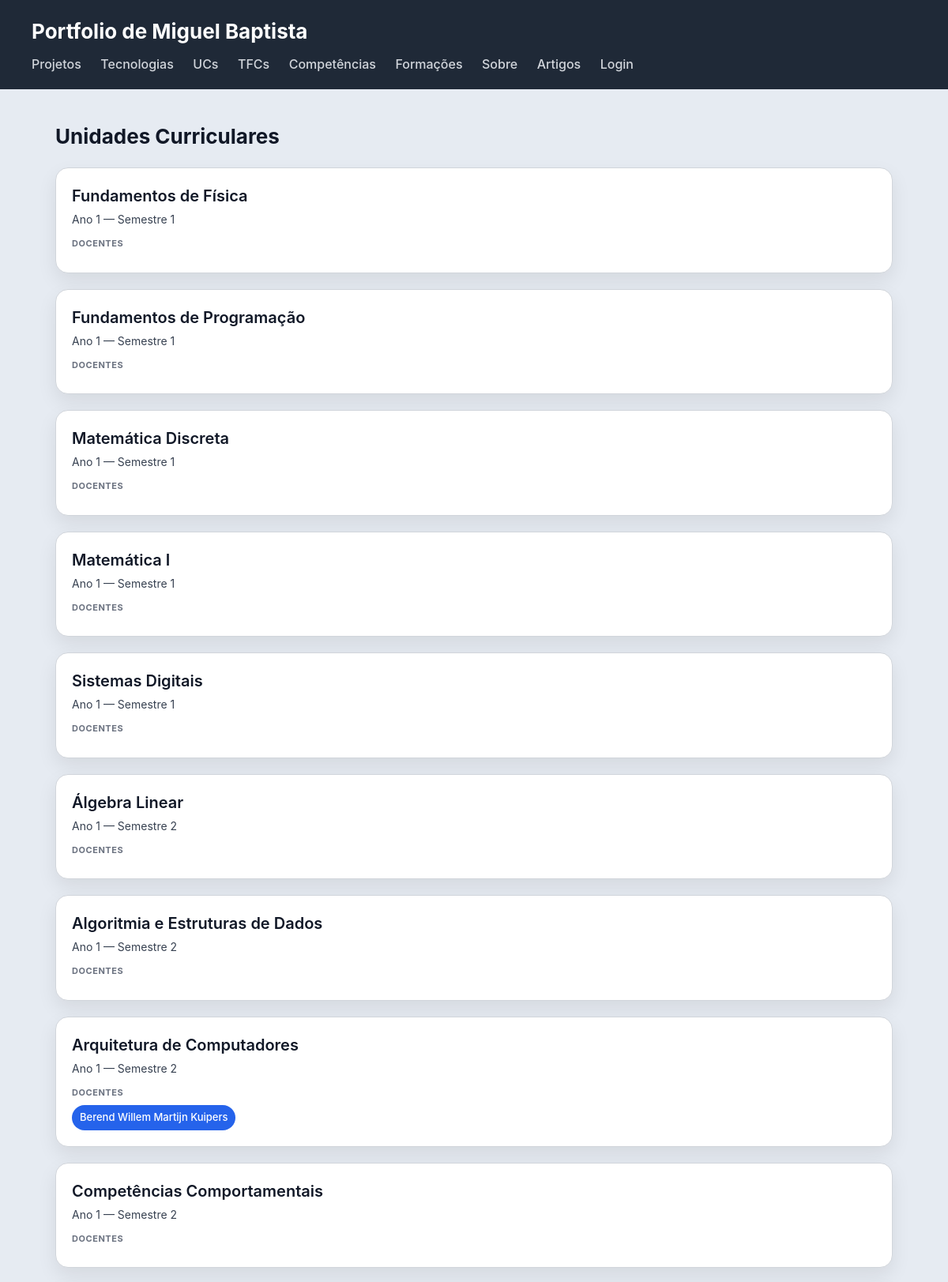
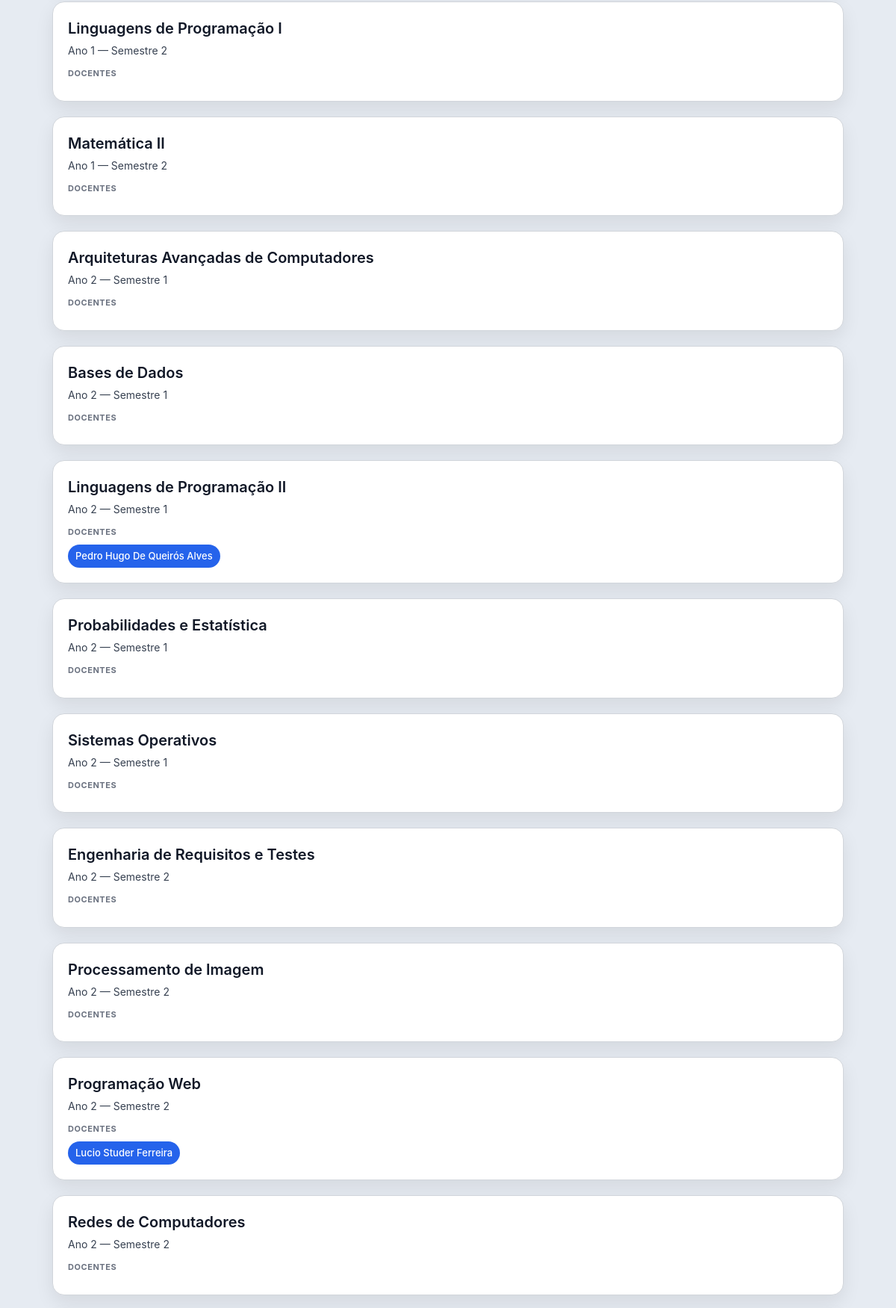
/portfolio/ucs/ (upper part), run on the app's committed database (2 pictures, top to bottom).
### portfolio/models.py (models this page shows, shortened)
class UnidadeCurricular(models.Model):
    nome = models.CharField(max_length=300)
    codigo = models.CharField(max_length=20, unique=True)
    ano = models.IntegerField()
    semestre = models.IntegerField()
    ects = models.IntegerField(null=True, blank=True)
    descricao = models.TextField(blank=True)
    imagem = models.ImageField(upload_to='ucs/', blank=True, null=True)
    licenciatura = models.ForeignKey(
        Licenciatura, on_delete=models.SET_NULL, null=True, blank=True,
        related_name='unidades_curriculares'
    )
    docentes = models.ManyToManyField(Docente, blank=True, related_name='unidades_curriculares')
    class Meta:
        verbose_name = 'Unidade Curricular'
        verbose_name_plural = 'Unidades Curriculares'
        ordering = ['ano', 'semestre']

class Docente(models.Model):
    nome = models.CharField(max_length=200)
    email = models.EmailField(blank=True)
    url_lusofona = models.URLField(blank=True)
    foto = models.ImageField(upload_to='docentes/', blank=True, null=True)
    class Meta:
        verbose_name = 'Docente'
        verbose_name_plural = 'Docentes'
        ordering = ['nome']

### portfolio/views.py (the view)
# urls.py: path('ucs/', views.ucs_view, name='ucs'),
def ucs_view(request):
    ucs = UnidadeCurricular.objects.select_related('licenciatura').prefetch_related('docentes').all()
    return render(request, 'portfolio/ucs.html', {'ucs': ucs})

### portfolio/templates/portfolio/ucs.html
{% extends "portfolio/base.html" %}
{% block content %}
<h2>Unidades Curriculares</h2>
<section>
    {% for uc in ucs %}
    <article>
        <header>
            <h3>{{ uc.nome }}</h3>
            <p>Ano {{ uc.ano }} — Semestre {{ uc.semestre }}</p>
        </header>
        <section>
            <h4>Docentes</h4>
            <ul>
                {% for docente in uc.docentes.all %}
                    <li>{{ docente.nome }}</li>
                {% endfor %}
            </ul>
        </section>
    </article>
    {% endfor %}
</section>
{% endblock %}

### portfolio/static/portfolio/styles.css (style rules this page uses)
* { box-sizing: border-box; margin: 0; padding: 0; }
body { font-family: "Inter", "Segoe UI", system-ui, -apple-system, sans-serif; background: #e6ebf2; color: #111827; line-height: 1.5; }
h2 { margin-bottom: 20px; font-size: 26px; }
section > article { background: white; padding: 20px; border-radius: 16px; border: 1px solid #d1d5db; box-shadow: 0 10px 25px rgba(0,0,0,0.08); transition: all 0.25s ease; margin-bottom: 20px; }
article > header { margin-bottom: 12px; }
article > header > h3 { font-size: 20px; font-weight: 600; margin-bottom: 4px; }
article > header > p { font-size: 14px; color: #374151; }
article > section { margin-top: 10px; }
article > section > h4 { font-size: 11px; text-transform: uppercase; color: #6b7280; margin-bottom: 8px; letter-spacing: 0.05em; }
article > section > ul { list-style: none; display: flex; flex-wrap: wrap; gap: 8px; }
article > section > ul > li { background: #2563eb; color: white; padding: 6px 10px; border-radius: 999px; font-size: 13px; font-weight: 500; }
main > section { margin-bottom: 40px; padding-bottom: 20px; border-bottom: 1px solid #d1d5db; }

### data on the page
UnidadeCurricular: nome "Fundamentos de Física", ano "1", semestre "1"
UnidadeCurricular: nome "Fundamentos de Programação", ano "1", semestre "1"
UnidadeCurricular: nome "Matemática Discreta", ano "1", semestre "1"
UnidadeCurricular: nome "Matemática I", ano "1", semestre "1"
UnidadeCurricular: nome "Sistemas Digitais", ano "1", semestre "1"
UnidadeCurricular: nome "Álgebra Linear", ano "1", semestre "2"
UnidadeCurricular: nome "Algoritmia e Estruturas de Dados", ano "1", semestre "2"
UnidadeCurricular: nome "Arquitetura de Computadores", ano "1", semestre "2"
Docente: nome "Berend Willem Martijn Kuipers"
UnidadeCurricular: nome "Competências Comportamentais", ano "1", semestre "2"
UnidadeCurricular: nome "Linguagens de Programação I", ano "1", semestre "2"
UnidadeCurricular: nome "Matemática II", ano "1", semestre "2"
UnidadeCurricular: nome "Arquiteturas Avançadas de Computadores", ano "2", semestre "1"
UnidadeCurricular: nome "Bases de Dados", ano "2", semestre "1"
UnidadeCurricular: nome "Linguagens de Programação II", ano "2", semestre "1"
Docente: nome "Pedro Hugo De Queirós Alves"
UnidadeCurricular: nome "Probabilidades e Estatística", ano "2", semestre "1"
UnidadeCurricular: nome "Sistemas Operativos", ano "2", semestre "1"
UnidadeCurricular: nome "Engenharia de Requisitos e Testes", ano "2", semestre "2"
UnidadeCurricular: nome "Processamento de Imagem", ano "2", semestre "2"
UnidadeCurricular: nome "Programação Web", ano "2", semestre "2"
Docente: nome "Lucio Studer Ferreira"
UnidadeCurricular: nome "Redes de Computadores", ano "2", semestre "2"
